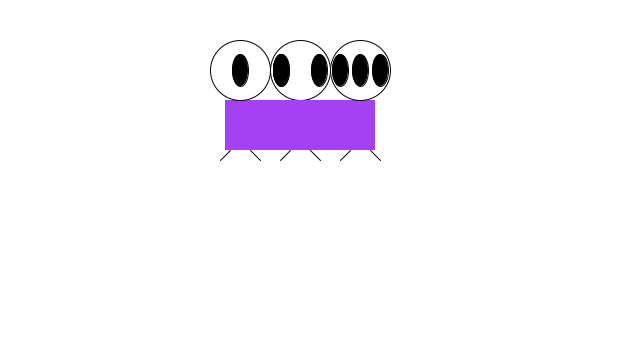
Frame 1 (no input)
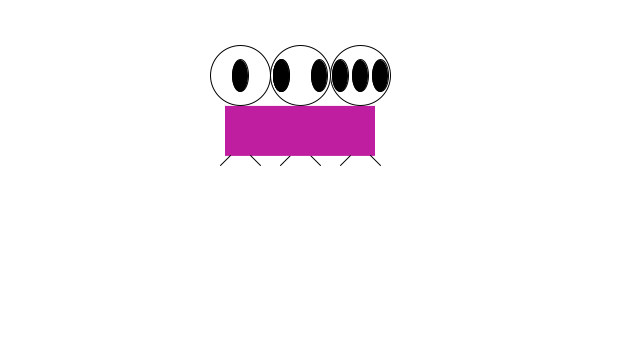
Frame 60 (the mouse pressed at the canvas centre just before this capture)
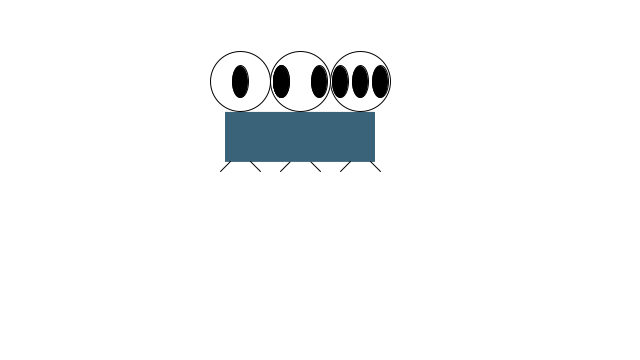
Frame 120 (the mouse held since frame 60 and released just before this capture)

The Processing sketch that drew these frames (run headless with seeded random() and noise(); from frame 60 on, the mouse is pressed at the canvas centre):

// Processing sketch: day_13
// ── day_13.pde
float arms = 100;
float lav = 140;
float speed = 00;
float gravity = 0.1;
void setup(){
  size (640,360);
 
  
}

void draw(){
  background(255);
  fill(175);
  stroke(0);
  ellipseMode(CENTER);
  rectMode(CENTER);
  
  lav = lav = speed;
  speed = speed + gravity;
  if(lav > 200){
    speed = speed * -0.95;
    lav = 200;
}
  translate(200,lav);
  
  //body
 noStroke();
 fill(0,0,250);//color
 
 
 //head
 stroke(1);
 fill(255);//color
 ellipse(100,70,60,60);//x1,y1,x2,y2
 
 //eyes
 fill(0);//color
 ellipse(81,70,16,32);//x1,y1,x2,y2
 ellipse(119,70,16,32);//x1,y1,x2,y2
  
 //legs
 stroke(0);
 line(90,150,80,160);//x1,y1,x2,y2
 line(110,150,120,160);
 
  //body
 noStroke(); 
 fill(random(255),random(255),random(255));
 rect(100,125,150,50);
 fill(0,0,255);//color
 
 
 //head
 stroke(0);
 fill(255);//color
 ellipse(40,70,60,60);//x1,y1,x2,y2
 
 //eyes
 fill(0);//color
 ellipse(81,70,16,32);//x1,y1,x2,y2
 ellipse(40,70,16,32);//x1,y1,x2,y2
 
 //legs
 stroke(1);
 line(50,150,60,160);//x1,y1,x2,y2
 line(30,150,20,160);
 
  //body
 noStroke();
 fill(0,0,255);//color

 
 //head
 stroke(1);
 fill(255);//color
 ellipse(160,70,60,60);//x1,y1,x2,y2
 
 //eyes
 fill(0);//color
 ellipse(140,70,16,32);//x1,y1,x2,y2
 ellipse(180,70,16,32);//x1,y1,x2,y2
 ellipse(160,70,16,32);
 
 //legs
 stroke(0);
 line(170,150,180,160);//x1,y1,x2,y2
 line(150,150,140,160);
 
}
  
